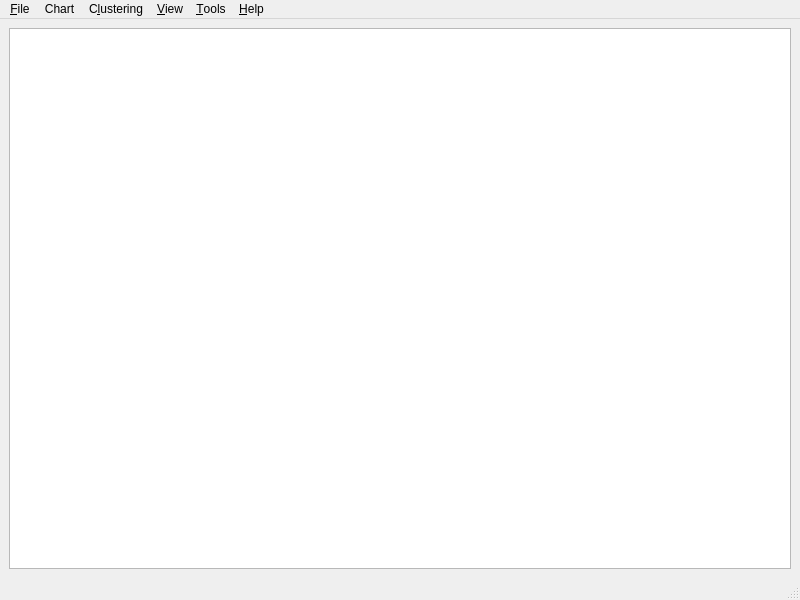
<?xml version="1.0" encoding="UTF-8"?>
<ui version="4.0">
 <class>MainWindow</class>
 <widget class="QMainWindow" name="MainWindow">
  <property name="geometry">
   <rect>
    <x>0</x>
    <y>0</y>
    <width>800</width>
    <height>600</height>
   </rect>
  </property>
  <property name="windowTitle">
   <string>Chemistry Data Explorer</string>
  </property>
  <widget class="QWidget" name="centralwidget">
   <layout class="QVBoxLayout" name="verticalLayout">
    <item>
     <widget class="ChemData::MongoTableView" name="tableView">
      <attribute name="verticalHeaderVisible">
       <bool>false</bool>
      </attribute>
     </widget>
    </item>
   </layout>
  </widget>
  <widget class="QMenuBar" name="menubar">
   <property name="geometry">
    <rect>
     <x>0</x>
     <y>0</y>
     <width>800</width>
     <height>20</height>
    </rect>
   </property>
   <widget class="QMenu" name="menu_File">
    <property name="title">
     <string>&amp;File</string>
    </property>
    <addaction name="actionAddNewData"/>
    <addaction name="actionImportCsv"/>
    <addaction name="actionServerSettings"/>
    <addaction name="actionQuit"/>
   </widget>
   <widget class="QMenu" name="menu_View">
    <property name="title">
     <string>&amp;View</string>
    </property>
    <addaction name="separator"/>
    <addaction name="actionShowSelectedMolecules"/>
   </widget>
   <widget class="QMenu" name="menu_Help">
    <property name="title">
     <string>&amp;Help</string>
    </property>
    <addaction name="actionAbout"/>
   </widget>
   <widget class="QMenu" name="menuChart">
    <property name="title">
     <string>Chart</string>
    </property>
   </widget>
   <widget class="QMenu" name="menuClustering">
    <property name="title">
     <string>C&amp;lustering</string>
    </property>
   </widget>
   <widget class="QMenu" name="menuTools">
    <property name="title">
     <string>&amp;Tools</string>
    </property>
    <addaction name="actionCalculateFingerprints"/>
   </widget>
   <addaction name="menu_File"/>
   <addaction name="menuChart"/>
   <addaction name="menuClustering"/>
   <addaction name="menu_View"/>
   <addaction name="menuTools"/>
   <addaction name="menu_Help"/>
  </widget>
  <widget class="QStatusBar" name="statusbar"/>
  <action name="actionQuit">
   <property name="text">
    <string>&amp;Quit</string>
   </property>
  </action>
  <action name="actionAddNewData">
   <property name="text">
    <string>&amp;Add New Data</string>
   </property>
  </action>
  <action name="actionGraphs">
   <property name="text">
    <string>&amp;Scatter Plot</string>
   </property>
  </action>
  <action name="actionAbout">
   <property name="text">
    <string>&amp;About</string>
   </property>
  </action>
  <action name="actionServerSettings">
   <property name="text">
    <string>&amp;Server Settings</string>
   </property>
  </action>
  <action name="actionPlotMatrix">
   <property name="text">
    <string>Plot &amp;Matrix</string>
   </property>
  </action>
  <action name="actionParallelCoordinates">
   <property name="text">
    <string>&amp;Parallel Coordinates</string>
   </property>
  </action>
  <action name="actionHistogram">
   <property name="text">
    <string>&amp;Histogram</string>
   </property>
  </action>
  <action name="actionFingerprintSimilarity">
   <property name="text">
    <string>Fingerprint Similarity</string>
   </property>
  </action>
  <action name="actionStructureSimilarity">
   <property name="text">
    <string>Structure Similarity</string>
   </property>
  </action>
  <action name="actionKMeans">
   <property name="text">
    <string>K-Means</string>
   </property>
  </action>
  <action name="actionCalculateFingerprints">
   <property name="text">
    <string>Calculate Fingerprints</string>
   </property>
  </action>
  <action name="actionImportCsv">
   <property name="text">
    <string>Import CSV</string>
   </property>
  </action>
  <action name="actionShowSelectedMolecules">
   <property name="checkable">
    <bool>true</bool>
   </property>
   <property name="text">
    <string>Show Selected Molecules</string>
   </property>
  </action>
 </widget>
 <customwidgets>
  <customwidget>
   <class>ChemData::MongoTableView</class>
   <extends>QTableView</extends>
   <header>mongotableview.h</header>
  </customwidget>
 </customwidgets>
 <resources/>
 <connections>
  <connection>
   <sender>actionQuit</sender>
   <signal>activated()</signal>
   <receiver>MainWindow</receiver>
   <slot>close()</slot>
   <hints>
    <hint type="sourcelabel">
     <x>-1</x>
     <y>-1</y>
    </hint>
    <hint type="destinationlabel">
     <x>399</x>
     <y>299</y>
    </hint>
   </hints>
  </connection>
 </connections>
</ui>
